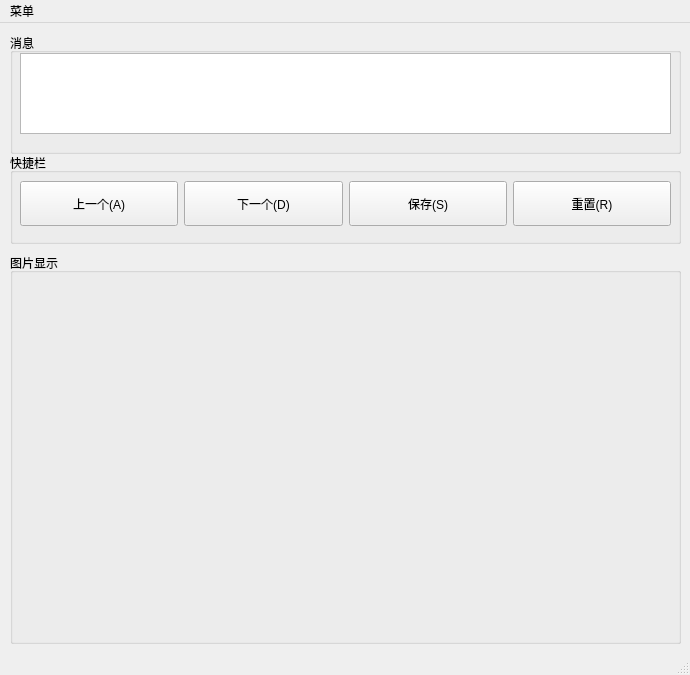
<?xml version="1.0" encoding="UTF-8"?>
<ui version="4.0">
 <class>MainWindow</class>
 <widget class="QMainWindow" name="MainWindow">
  <property name="geometry">
   <rect>
    <x>0</x>
    <y>0</y>
    <width>690</width>
    <height>675</height>
   </rect>
  </property>
  <property name="windowTitle">
   <string>MainWindow</string>
  </property>
  <widget class="QWidget" name="centralwidget">
   <widget class="QGroupBox" name="groupBox">
    <property name="geometry">
     <rect>
      <x>10</x>
      <y>230</y>
      <width>671</width>
      <height>391</height>
     </rect>
    </property>
    <property name="title">
     <string>图片显示</string>
    </property>
    <widget class="QLabel" name="label">
     <property name="geometry">
      <rect>
       <x>10</x>
       <y>20</y>
       <width>640</width>
       <height>360</height>
      </rect>
     </property>
     <property name="mouseTracking">
      <bool>true</bool>
     </property>
     <property name="text">
      <string/>
     </property>
    </widget>
   </widget>
   <widget class="QGroupBox" name="groupBox_2">
    <property name="geometry">
     <rect>
      <x>10</x>
      <y>130</y>
      <width>671</width>
      <height>91</height>
     </rect>
    </property>
    <property name="title">
     <string>快捷栏</string>
    </property>
    <widget class="QWidget" name="horizontalLayoutWidget">
     <property name="geometry">
      <rect>
       <x>10</x>
       <y>20</y>
       <width>651</width>
       <height>61</height>
      </rect>
     </property>
     <layout class="QHBoxLayout" name="horizontalLayout">
      <item>
       <widget class="QPushButton" name="last">
        <property name="minimumSize">
         <size>
          <width>0</width>
          <height>45</height>
         </size>
        </property>
        <property name="text">
         <string>上一个(A)</string>
        </property>
        <property name="shortcut">
         <string>A</string>
        </property>
       </widget>
      </item>
      <item>
       <widget class="QPushButton" name="next">
        <property name="minimumSize">
         <size>
          <width>0</width>
          <height>45</height>
         </size>
        </property>
        <property name="text">
         <string>下一个(D)</string>
        </property>
        <property name="shortcut">
         <string>D</string>
        </property>
       </widget>
      </item>
      <item>
       <widget class="QPushButton" name="save">
        <property name="minimumSize">
         <size>
          <width>0</width>
          <height>45</height>
         </size>
        </property>
        <property name="text">
         <string>保存(S)</string>
        </property>
        <property name="shortcut">
         <string>S</string>
        </property>
       </widget>
      </item>
      <item>
       <widget class="QPushButton" name="reset">
        <property name="minimumSize">
         <size>
          <width>0</width>
          <height>45</height>
         </size>
        </property>
        <property name="text">
         <string>重置(R)</string>
        </property>
        <property name="shortcut">
         <string>R</string>
        </property>
       </widget>
      </item>
     </layout>
    </widget>
   </widget>
   <widget class="QGroupBox" name="groupBox_3">
    <property name="geometry">
     <rect>
      <x>10</x>
      <y>10</y>
      <width>671</width>
      <height>121</height>
     </rect>
    </property>
    <property name="title">
     <string>消息</string>
    </property>
    <widget class="QTextBrowser" name="Message">
     <property name="geometry">
      <rect>
       <x>10</x>
       <y>20</y>
       <width>651</width>
       <height>81</height>
      </rect>
     </property>
    </widget>
   </widget>
  </widget>
  <widget class="QMenuBar" name="menubar">
   <property name="geometry">
    <rect>
     <x>0</x>
     <y>0</y>
     <width>690</width>
     <height>23</height>
    </rect>
   </property>
   <widget class="QMenu" name="menu">
    <property name="title">
     <string>菜单</string>
    </property>
    <addaction name="actionOpenFile"/>
   </widget>
   <addaction name="menu"/>
  </widget>
  <widget class="QStatusBar" name="statusbar"/>
  <action name="actionOpenFile">
   <property name="text">
    <string>打开(Q)</string>
   </property>
   <property name="shortcut">
    <string>Q</string>
   </property>
  </action>
 </widget>
 <resources/>
 <connections/>
</ui>
